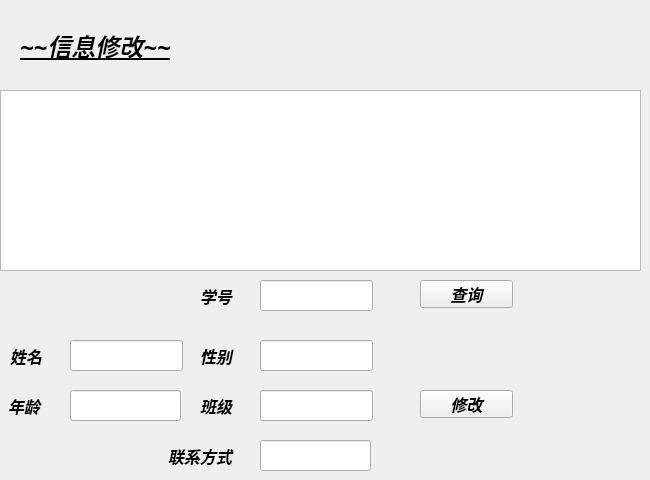
   <widget class="QWidget" name="page_30">
    <widget class="QTableView" name="tableView_22">
     <property name="geometry">
      <rect>
       <x>0</x>
       <y>90</y>
       <width>641</width>
       <height>181</height>
      </rect>
     </property>
    </widget>
    <widget class="QLabel" name="label_73">
     <property name="geometry">
      <rect>
       <x>10</x>
       <y>340</y>
       <width>51</width>
       <height>31</height>
      </rect>
     </property>
     <property name="font">
      <font>
       <family>幼圆</family>
       <pointsize>12</pointsize>
       <weight>75</weight>
       <italic>true</italic>
       <bold>true</bold>
      </font>
     </property>
     <property name="text">
      <string>姓名</string>
     </property>
    </widget>
    <widget class="QLineEdit" name="lineEdit_18">
     <property name="geometry">
      <rect>
       <x>70</x>
       <y>390</y>
       <width>111</width>
       <height>31</height>
      </rect>
     </property>
    </widget>
    <widget class="QLineEdit" name="lineEdit_19">
     <property name="geometry">
      <rect>
       <x>260</x>
       <y>280</y>
       <width>113</width>
       <height>31</height>
      </rect>
     </property>
    </widget>
    <widget class="QPushButton" name="pushButton_18">
     <property name="geometry">
      <rect>
       <x>420</x>
       <y>390</y>
       <width>93</width>
       <height>28</height>
      </rect>
     </property>
     <property name="font">
      <font>
       <family>幼圆</family>
       <pointsize>12</pointsize>
       <weight>75</weight>
       <italic>true</italic>
       <bold>true</bold>
      </font>
     </property>
     <property name="styleSheet">
      <string notr="true"/>
     </property>
     <property name="text">
      <string>修改</string>
     </property>
    </widget>
    <widget class="QLabel" name="label_74">
     <property name="geometry">
      <rect>
       <x>8</x>
       <y>390</y>
       <width>61</width>
       <height>31</height>
      </rect>
     </property>
     <property name="font">
      <font>
       <family>幼圆</family>
       <pointsize>12</pointsize>
       <weight>75</weight>
       <italic>true</italic>
       <bold>true</bold>
      </font>
     </property>
     <property name="text">
      <string>年龄</string>
     </property>
    </widget>
    <widget class="QLabel" name="label_75">
     <property name="geometry">
      <rect>
       <x>20</x>
       <y>30</y>
       <width>211</width>
       <height>31</height>
      </rect>
     </property>
     <property name="font">
      <font>
       <family>幼圆</family>
       <pointsize>18</pointsize>
       <weight>75</weight>
       <italic>true</italic>
       <bold>true</bold>
       <underline>true</underline>
      </font>
     </property>
     <property name="text">
      <string>~~信息修改~~</string>
     </property>
    </widget>
    <widget class="QLabel" name="label_76">
     <property name="geometry">
      <rect>
       <x>200</x>
       <y>280</y>
       <width>51</width>
       <height>31</height>
      </rect>
     </property>
     <property name="font">
      <font>
       <family>幼圆</family>
       <pointsize>12</pointsize>
       <weight>75</weight>
       <italic>true</italic>
       <bold>true</bold>
      </font>
     </property>
     <property name="text">
      <string>学号</string>
     </property>
    </widget>
    <widget class="QLineEdit" name="lineEdit_20">
     <property name="geometry">
      <rect>
       <x>70</x>
       <y>340</y>
       <width>113</width>
       <height>31</height>
      </rect>
     </property>
    </widget>
    <widget class="QLineEdit" name="lineEdit_21">
     <property name="geometry">
      <rect>
       <x>260</x>
       <y>340</y>
       <width>113</width>
       <height>31</height>
      </rect>
     </property>
     <property name="text">
      <string/>
     </property>
    </widget>
    <widget class="QLabel" name="label_77">
     <property name="geometry">
      <rect>
       <x>200</x>
       <y>340</y>
       <width>51</width>
       <height>31</height>
      </rect>
     </property>
     <property name="font">
      <font>
       <family>幼圆</family>
       <pointsize>12</pointsize>
       <weight>75</weight>
       <italic>true</italic>
       <bold>true</bold>
      </font>
     </property>
     <property name="text">
      <string>性别</string>
     </property>
    </widget>
    <widget class="QLabel" name="label_78">
     <property name="geometry">
      <rect>
       <x>168</x>
       <y>440</y>
       <width>91</width>
       <height>31</height>
      </rect>
     </property>
     <property name="font">
      <font>
       <family>幼圆</family>
       <pointsize>12</pointsize>
       <weight>75</weight>
       <italic>true</italic>
       <bold>true</bold>
      </font>
     </property>
     <property name="text">
      <string>联系方式</string>
     </property>
    </widget>
    <widget class="QLineEdit" name="lineEdit_22">
     <property name="geometry">
      <rect>
       <x>260</x>
       <y>440</y>
       <width>111</width>
       <height>31</height>
      </rect>
     </property>
    </widget>
    <widget class="QLineEdit" name="lineEdit_23">
     <property name="geometry">
      <rect>
       <x>260</x>
       <y>390</y>
       <width>113</width>
       <height>31</height>
      </rect>
     </property>
    </widget>
    <widget class="QLabel" name="label_79">
     <property name="geometry">
      <rect>
       <x>200</x>
       <y>390</y>
       <width>51</width>
       <height>31</height>
      </rect>
     </property>
     <property name="font">
      <font>
       <family>幼圆</family>
       <pointsize>12</pointsize>
       <weight>75</weight>
       <italic>true</italic>
       <bold>true</bold>
      </font>
     </property>
     <property name="text">
      <string>班级</string>
     </property>
    </widget>
    <widget class="QPushButton" name="pushButton_20">
     <property name="geometry">
      <rect>
       <x>420</x>
       <y>280</y>
       <width>93</width>
       <height>28</height>
      </rect>
     </property>
     <property name="font">
      <font>
       <family>幼圆</family>
       <pointsize>12</pointsize>
       <weight>75</weight>
       <italic>true</italic>
       <bold>true</bold>
      </font>
     </property>
     <property name="styleSheet">
      <string notr="true"/>
     </property>
     <property name="text">
      <string>查询</string>
     </property>
    </widget>
    <widget class="QLabel" name="label_37">
     <property name="geometry">
      <rect>
       <x>420</x>
       <y>450</y>
       <width>131</width>
       <height>21</height>
      </rect>
     </property>
     <property name="palette">
      <palette>
       <active>
        <colorrole role="WindowText">
         <brush brushstyle="SolidPattern">
          <color alpha="255">
           <red>255</red>
           <green>0</green>
           <blue>0</blue>
          </color>
         </brush>
        </colorrole>
        <colorrole role="Button">
         <brush brushstyle="SolidPattern">
          <color alpha="255">
           <red>249</red>
           <green>249</green>
           <blue>249</blue>
          </color>
         </brush>
        </colorrole>
        <colorrole role="Base">
         <brush brushstyle="SolidPattern">
          <color alpha="255">
           <red>249</red>
           <green>249</green>
           <blue>249</blue>
          </color>
         </brush>
        </colorrole>
        <colorrole role="Window">
         <brush brushstyle="SolidPattern">
          <color alpha="255">
           <red>249</red>
           <green>249</green>
           <blue>249</blue>
          </color>
         </brush>
        </colorrole>
       </active>
       <inactive>
        <colorrole role="WindowText">
         <brush brushstyle="SolidPattern">
          <color alpha="255">
           <red>255</red>
           <green>0</green>
           <blue>0</blue>
          </color>
         </brush>
        </colorrole>
        <colorrole role="Button">
         <brush brushstyle="SolidPattern">
          <color alpha="255">
           <red>249</red>
           <green>249</green>
           <blue>249</blue>
          </color>
         </brush>
        </colorrole>
        <colorrole role="Base">
         <brush brushstyle="SolidPattern">
          <color alpha="255">
           <red>249</red>
           <green>249</green>
           <blue>249</blue>
          </color>
         </brush>
        </colorrole>
        <colorrole role="Window">
         <brush brushstyle="SolidPattern">
          <color alpha="255">
           <red>249</red>
           <green>249</green>
           <blue>249</blue>
          </color>
         </brush>
        </colorrole>
       </inactive>
       <disabled>
        <colorrole role="WindowText">
         <brush brushstyle="SolidPattern">
          <color alpha="255">
           <red>120</red>
           <green>120</green>
           <blue>120</blue>
          </color>
         </brush>
        </colorrole>
        <colorrole role="Button">
         <brush brushstyle="SolidPattern">
          <color alpha="255">
           <red>249</red>
           <green>249</green>
           <blue>249</blue>
          </color>
         </brush>
        </colorrole>
        <colorrole role="Base">
         <brush brushstyle="SolidPattern">
          <color alpha="255">
           <red>249</red>
           <green>249</green>
           <blue>249</blue>
          </color>
         </brush>
        </colorrole>
        <colorrole role="Window">
         <brush brushstyle="SolidPattern">
          <color alpha="255">
           <red>249</red>
           <green>249</green>
           <blue>249</blue>
          </color>
         </brush>
        </colorrole>
       </disabled>
      </palette>
     </property>
     <property name="font">
      <font>
       <family>幼圆</family>
       <pointsize>11</pointsize>
       <weight>75</weight>
       <italic>true</italic>
       <bold>true</bold>
      </font>
     </property>
     <property name="text">
      <string/>
     </property>
    </widget>
   </widget>
